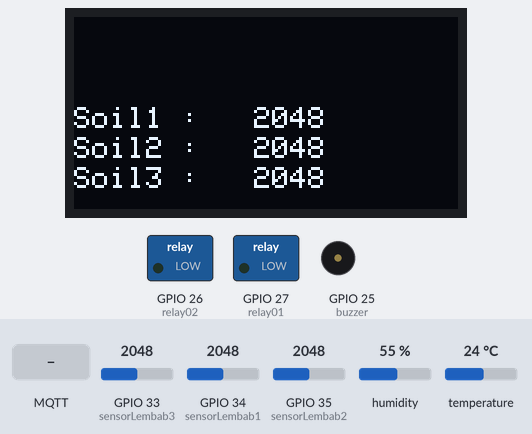
Bench run of a sketch on a simulated ESP32. Shown: 128×64 one-colour display, switched loads named in the sketch (green lamp = pin HIGH), buzzer (waves = sounding, pin HIGH). The inputs (shaded band) are chosen by the test bench; at power-on: GPIO 33 (sensorLembab3) = 2048, GPIO 34 (sensorLembab1) = 2048, GPIO 35 (sensorLembab2) = 2048, humidity 55 %, temperature 24 °C. WiFi joins after 1.5 s; servers stay silent unless stated; no MQTT or app messages arrive unless stated; what the sketch prints to the serial monitor is not drawn.

Above: at 6.3 s.
6.4 s: MQTT message "on" arrives on the first subscribed topic
At 7.0 s:
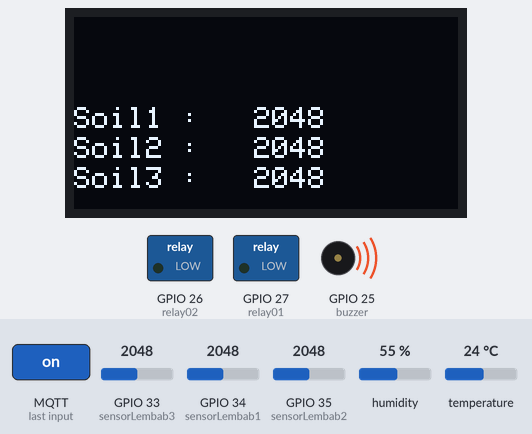
9.6 s: MQTT message "off" arrives on the second subscribed topic
At 10.5 s:
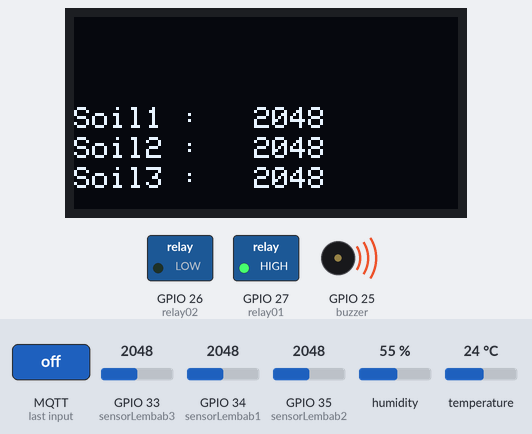
12.6 s: MQTT message "off" arrives on the first subscribed topic
At 13.5 s:
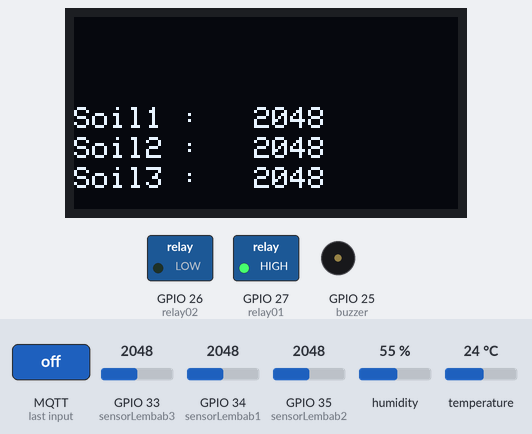
15.6 s: GPIO 33 (sensorLembab3) set to 2866
At 17.0 s:
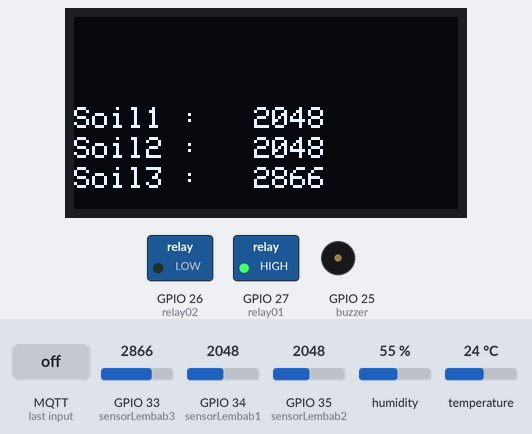
17.7 s: GPIO 34 (sensorLembab1) set to 2866
At 19.0 s:
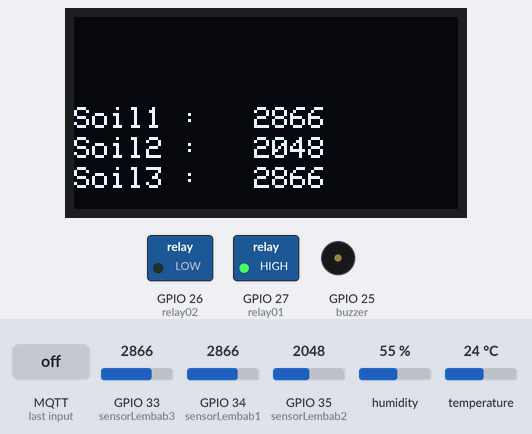
19.6 s: GPIO 35 (sensorLembab2) set to 2866
At 20.8 s:
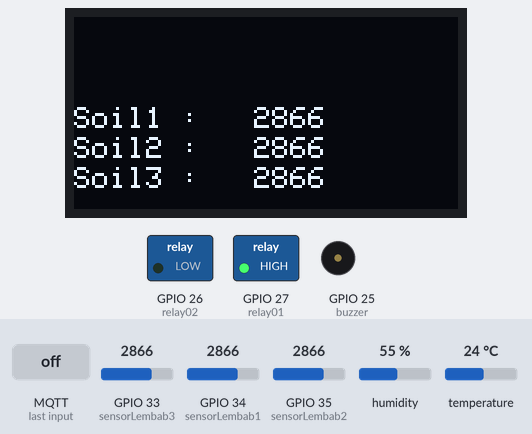
Timing chart, 0 to 22.6 s (numbered marks = the images above; inputs shaded):
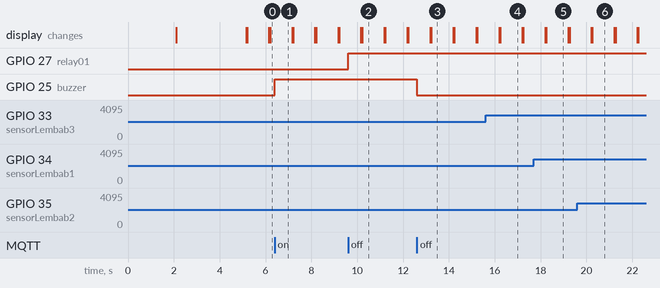

Measured:
- after the input at 6.4 s, GPIO 25 (buzzer): LOW → HIGH at once
- after the input at 9.6 s, GPIO 27 (relay01): LOW → HIGH at once
- after the input at 12.6 s, GPIO 25 (buzzer): HIGH → LOW at once
- after the input at 15.6 s, the display: first differs from a run without the input after 0.64 s (image 4)
- after the input at 17.7 s, the display: first changes after 0.50 s (image 5 shows a later state)
- after the input at 19.6 s, the display: first differs from a run without the input after 0.66 s (image 6)
- what the display in image 2 shows lasts 1.0 s, from 10.2 s to 11.2 s

The sketch:

jspWaterPlant.ino
```cpp
/*------------------------------------------------------------------
  ===================  Seksyen 1 - HEADER        ===================
  ------------------------------------------------------------------*/
//-------------------------------------------------------------------
//=  A. - Library  include and define  yang diperlukan              =
//-------------------------------------------------------------------

#include <WiFi.h>
#include <MQTT.h>
#include <Wire.h>
#include <SPI.h>
#include <OneWire.h>
#include <Adafruit_SSD1306.h>
#include <Adafruit_GFX.h>
#include "DHT.h"


//--------------------------------------------------------------------
//=  B. - ISTIHAR Sambungan nama Pin dengan Nombor Fizikal PIN ----
//--------------------------------------------------------------------

//---Actuator and Relay  pin connection---
#define relay01     27
#define relay02     26
#define buzzer      25
#define SensorSuhu  15 // pin sambungan ke DS18B20 (ONEWIRE)
#define sensorLembab1 34
#define sensorLembab2 35
#define sensorLembab3 33
#define DHTPIN 5
#define DHTTYPE DHT21


//---Penentuan nama Pembolehubah nama yg diumpukkan kepada satu nilai awal yg ditetapkan --
#define SCREEN_WIDTH 128 // OLED display width, in pixels
#define SCREEN_HEIGHT 64 // OLED display height, in pixels

// ~~~~~~~~~~~~~~~~~~~~ PENTING ~~~~~~~~~~~~~~~~~~~~~~~~
// ------ Sila edit nama atau ID ikut keperluan --------
#define Client_Id   "josephinekksbj202500001"
#define NamaBroker  "broker.emqx.io"
//#define namaSSID    "JOSAN";
//#define SSIDpwd     "s@nthini";
#define namaSSID    "IoT";
#define SSIDpwd     "iot@kksj2023";
// ~~~~~~~~~~~~~~~~~~~  TAMMAT   ~~~~~~~~~~~~~~~~~~~~~~~


DHT dht(DHTPIN, DHTTYPE);
//=   C.  - ISTIHAR  constant dan pembolehubah------------------------------
//---Penetapan nama Pembolehubah yg diumpukkan kepada satu nilai awal  --
const char ssid[] = namaSSID;
const char pass[] = SSIDpwd;

//------ ISTIHAR Pemboleh ubah dengan jenis Data yang digunakan---
unsigned long lastMillis = 0;
float dataSuhuC; // suhu dalam Celsius
int jsprelay1;


//-=   D. - Cipta Objek dari Librari berkaitan------------------ ----
//--------------------------------------------------------------------------

WiFiClient net;
MQTTClient client;

// Istihar objek bagi Module OLED Display - SSD1306
Adafruit_SSD1306 display(SCREEN_WIDTH, SCREEN_HEIGHT, &Wire, -1);


//##################  Seksyen 1 - TAMAT #############################

//==================  Seksyen 2 - Fungsi Setup ======================
//-------------------------------------------------------------------

void setup() {
  pinMode(relay01,OUTPUT);
  pinMode(relay02,OUTPUT);
  pinMode(buzzer,OUTPUT);

  Serial.begin(115200); // initialize serial

  WiFi.begin(ssid, pass);
  client.begin(NamaBroker, net);
  client.onMessage(messageReceived);

  if(!display.begin(SSD1306_SWITCHCAPVCC, 0x3C)) { // Address 0x3D for 128x64
    Serial.println(F("SSD1306 allocation failed"));
    for(;;);
  }
  dht.begin();   // initialize the DS18B20 sensor
  connect();

 display.clearDisplay();
  display.setTextSize(1);
  display.setTextColor(WHITE);
  display.setCursor(0,0);
  display.println("---  ESI-DEVKIT  ---");
  display.setCursor(0,10);
  display.println("K. Komuniti Sbg Jaya");
  display.setCursor(10,20);
  display.println("--------------------");
  display.display();
  delay(3000);
}
//##################  Seksyen 2 - TAMAT #############################


//==============  Seksyen 3 - Fungsi Utama (LOOP) ===================
//-------------------------------------------------------------------
void loop() {

 client.loop();
 delay(10);  // <- fixes some issues with WiFi stability

  if (!client.connected()) {
    connect();
  }

// publish a message roughly every second.
  if (millis() - lastMillis > 1000) {
  lastMillis = millis();

    //------SENSOR 1-------------------------------------------------------------
float humid = dht.readHumidity();
float temp = dht.readTemperature();

Serial.print("Humidity: ");
Serial.println(humid);
Serial.print("Temperature: ");
Serial.print(temp);
Serial.println("°C ");

client.publish("jsp/temp", String(temp));
client.publish("jsp/humid", String(humid));

    //----------------------------------------------------------------------------

    //------SENSOR seterusnya-------------------------------------------------------------

          // ---masuk kod sensor seterusnya -----

    sensorTanah1();
    sensorTanah2();
    sensorTanah3();
    display.clearDisplay();

    //----------------------------------------------------------------------------

  }
}

//##################  Seksyen 3 - TAMAT #############################
```

sensor.ino
```cpp
void sensorTanah1() {

int dataSensor1 = analogRead(sensorLembab1);
Serial.print("dataSensor1: ");
Serial.println(dataSensor1);
display.setCursor(0,30);
display.print("Soil1 :");
display.setCursor(60,30);
display.print(dataSensor1);
display.display();

client.publish("jsp/level1", String(dataSensor1));

}

void sensorTanah2() {

int dataSensor2 = analogRead(sensorLembab2);
Serial.print("dataSenso2: ");
Serial.println(dataSensor2);
display.setCursor(0,40);
display.print("Soil2 :");
display.setCursor(60,40);
display.print(dataSensor2);
display.display();

client.publish("jsp/level2", String(dataSensor2));

}

void sensorTanah3() {

int dataSensor3 = analogRead(sensorLembab3);
Serial.print("dataSensor3: ");
Serial.println(dataSensor3);
display.setCursor(0,50);
display.print("Soil3 :");
display.setCursor(60,50);
display.print(dataSensor3);
display.display();

client.publish("jsp/level3", String(dataSensor3));

}
```

wireless.ino
```cpp
void connect() {
  Serial.print("checking wifi...");
  while (WiFi.status() != WL_CONNECTED) {
    Serial.print(".");
    delay(1000);
  }

  Serial.print("\nconnecting...");
  while (!client.connect(Client_Id)) {
    Serial.print(".");
    delay(1000);
  }
  Serial.println("\nconnected!");
  client.subscribe("jsp/buzzer");
  client.subscribe("jsp/relay1");
  client.subscribe("jsp/relay2");
  // -- tambah subcribe disini ---

}

void messageReceived(String &topic, String &payload) {
  //Serial.println("incoming: " + topic + " - " + payload);
   Serial.println(payload);

//==========================Buzzer Control ==========
  if(String(topic) == "jsp/buzzer")
  {
      if(payload =="on")
      {
        Serial.println(payload);
        digitalWrite(buzzer,HIGH);

        Serial.println("Buzzer ON");
      }

      else if(payload =="off")
      {
        Serial.println(payload);
        digitalWrite(buzzer,LOW);
        Serial.println("Buzzer OFF");
      }
  }
 //-------------------------- END --------------------

 //========================== Relay Control ==========
 //---- Relay 01 -----
  if(String(topic) == "jsp/relay1")
  {
      if(payload =="on")
      {
        Serial.println(payload);
        digitalWrite(relay01,LOW);
        jsprelay1 = 1;
        Serial.println("relay01 ON");
        delay(10);
      }

      else if(payload =="off")
      {
        Serial.println(payload);
        digitalWrite(relay01,HIGH);
        jsprelay1 = 0;
        Serial.println("relay01 OFF");
      }
  }
 //-------------------------- END --------------------
//==========================Device Control ===========

//   ----Tulis Kod Kawalan ( subsribe here ) -------

//--------------------------- END --------------------

}
```
